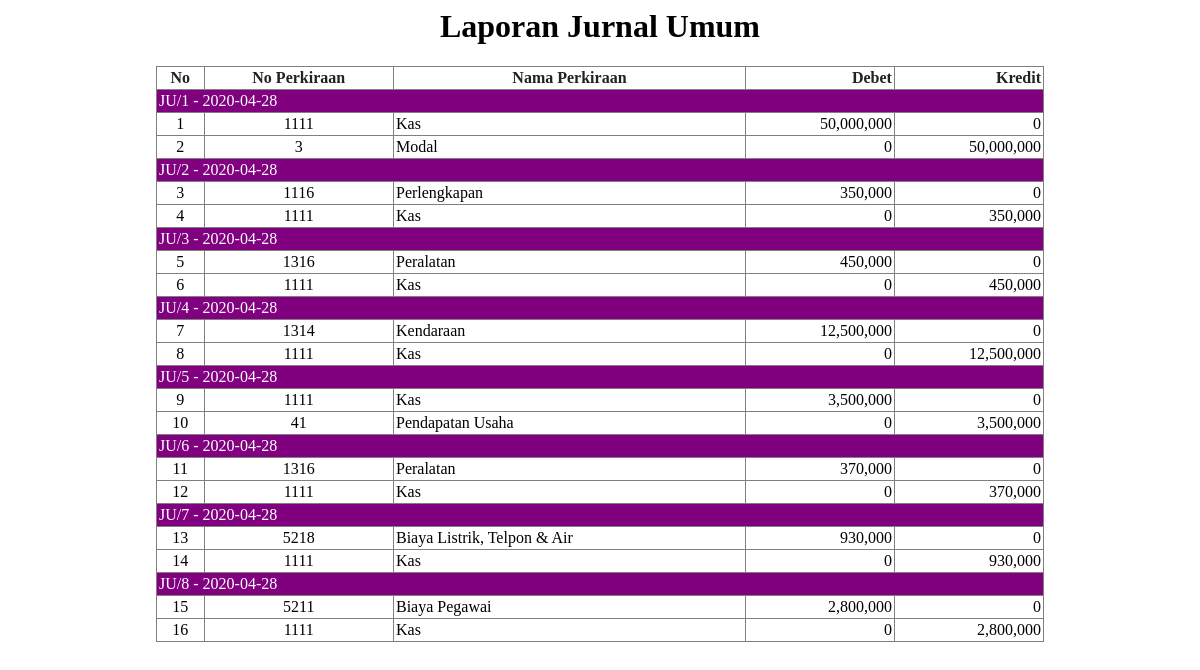
The page /admin/lapjurnal.php on the database its author committed.
### tables this page shows
CREATE TABLE `hjurnal` (
  `NomorJurnal` int(15) NOT NULL,
  `JurnalKode` varchar(15) NOT NULL,
  `TanggalSelesai` varchar(20) NOT NULL
);

CREATE TABLE `djurnal` (
  `TransaksiID` int(15) NOT NULL,
  `JurnalKode` varchar(15) NOT NULL,
  `NomorPerkiraan` varchar(10) NOT NULL,
  `TanggalTransaksi` varchar(12) NOT NULL,
  `bulan_transaksi` varchar(20) NOT NULL,
  `jenis_transaksi` varchar(15) NOT NULL,
  `Keterangan` text NOT NULL,
  `debet` bigint(20) NOT NULL,
  `kredit` bigint(20) NOT NULL,
  `tanggal_posting` varchar(12) NOT NULL,
  `keterangan_posting` varchar(10) NOT NULL,
  `id_user` varchar(10) NOT NULL
);

CREATE TABLE `perkiraan` (
  `PerkiraanID` int(11) NOT NULL,
  `NomorPerkiraan` varchar(6) NOT NULL,
  `NamaPerkiraan` varchar(30) NOT NULL,
  `tipe` varchar(7) NOT NULL,
  `induk` varchar(5) NOT NULL,
  `level` int(6) DEFAULT NULL,
  `Kelompok` varchar(10) NOT NULL,
  `normal` varchar(10) NOT NULL,
  `awal_debet` bigint(20) DEFAULT NULL,
  `awal_kredit` bigint(20) DEFAULT NULL,
  `mut_debet` bigint(20) NOT NULL,
  `mut_kredit` bigint(20) NOT NULL,
  `sisa_debet` bigint(20) NOT NULL,
  `sisa_kredit` bigint(20) NOT NULL,
  `rl_debet` bigint(20) NOT NULL,
  `rl_kredit` bigint(20) NOT NULL,
  `nrc_debet` bigint(20) NOT NULL,
  `nrc_kredit` bigint(20) NOT NULL
);

### admin/lapjurnal.php (the view, shortened to what this page needs)
<head><meta http-equiv="Content-Type" content="text/html; charset=utf-8">
  </head>
<?php
include "../config/koneksi.php";
echo"<center><h1>Laporan Jurnal Umum</h1></center>";
echo"<table border='1' width='75%' align='center'>
<tr>
<th style='text-align:center'>No</th>
<th style='text-align:center;widht:5%'>No Perkiraan</th>
<th style='text-align:center;widht:60%'>Nama Perkiraan</th>
<th style='text-align:right'>Debet</th>
<th style='text-align:right'>Kredit</th>
</tr>";
$tampil =mysqli_query($koneksi, "select * from hjurnal");
while($data=mysqli_fetch_array($tampil)){
echo"<tr style='background:purple;color:white'>
<td colspan='7'>$data[JurnalKode] - $data[TanggalSelesai]</td>
</tr>";
   $sql =mysqli_query($koneksi, "select * from djurnal where JurnalKode='$data[JurnalKode]'");
   while($r=mysqli_fetch_array($sql)){
    $namaakun =mysqli_fetch_array(mysqli_query($koneksi, "select * from perkiraan where NomorPerkiraan='$r[NomorPerkiraan]'"));
    $no++;
    echo"<tr>
    <td style='text-align:center'>$no</td>
    <td style='text-align:center'>$r[NomorPerkiraan]</td>
    <td>$namaakun[NamaPerkiraan]</td>
    <td style='text-align:right'>".number_format($r[debet])."</td>
    <td style='text-align:right'>".number_format($r[kredit])."</td>
    </tr>";
}
}
echo"</table>";
?>

### admin/lapjurnal.php (style rules this page uses)
table { border-collapse: collapse; }
th, td { padding: 2px; }
th { color: #222; }

### rows shown on the page
hjurnal: JurnalKode "JU/1", TanggalSelesai "2020-04-28"
djurnal: NomorPerkiraan "1111", perkiraan.NamaPerkiraan "Kas", debet "50,000,000", kredit "0"
djurnal: NomorPerkiraan "3", perkiraan.NamaPerkiraan "Modal", debet "0", kredit "50,000,000"
hjurnal: JurnalKode "JU/2", TanggalSelesai "2020-04-28"
djurnal: NomorPerkiraan "1116", perkiraan.NamaPerkiraan "Perlengkapan", debet "350,000", kredit "0"
djurnal: NomorPerkiraan "1111", perkiraan.NamaPerkiraan "Kas", debet "0", kredit "350,000"
hjurnal: JurnalKode "JU/3", TanggalSelesai "2020-04-28"
djurnal: NomorPerkiraan "1316", perkiraan.NamaPerkiraan "Peralatan", debet "450,000", kredit "0"
djurnal: NomorPerkiraan "1111", perkiraan.NamaPerkiraan "Kas", debet "0", kredit "450,000"
hjurnal: JurnalKode "JU/4", TanggalSelesai "2020-04-28"
djurnal: NomorPerkiraan "1314", perkiraan.NamaPerkiraan "Kendaraan", debet "12,500,000", kredit "0"
djurnal: NomorPerkiraan "1111", perkiraan.NamaPerkiraan "Kas", debet "0", kredit "12,500,000"
hjurnal: JurnalKode "JU/5", TanggalSelesai "2020-04-28"
djurnal: NomorPerkiraan "1111", perkiraan.NamaPerkiraan "Kas", debet "3,500,000", kredit "0"
djurnal: NomorPerkiraan "41", perkiraan.NamaPerkiraan "Pendapatan Usaha", debet "0", kredit "3,500,000"
hjurnal: JurnalKode "JU/6", TanggalSelesai "2020-04-28"
djurnal: NomorPerkiraan "1316", perkiraan.NamaPerkiraan "Peralatan", debet "370,000", kredit "0"
djurnal: NomorPerkiraan "1111", perkiraan.NamaPerkiraan "Kas", debet "0", kredit "370,000"
hjurnal: JurnalKode "JU/7", TanggalSelesai "2020-04-28"
djurnal: NomorPerkiraan "5218", perkiraan.NamaPerkiraan "Biaya Listrik, Telpon & Air", debet "930,000", kredit "0"
djurnal: NomorPerkiraan "1111", perkiraan.NamaPerkiraan "Kas", debet "0", kredit "930,000"
hjurnal: JurnalKode "JU/8", TanggalSelesai "2020-04-28"
djurnal: NomorPerkiraan "5211", perkiraan.NamaPerkiraan "Biaya Pegawai", debet "2,800,000", kredit "0"
djurnal: NomorPerkiraan "1111", perkiraan.NamaPerkiraan "Kas", debet "0", kredit "2,800,000"
